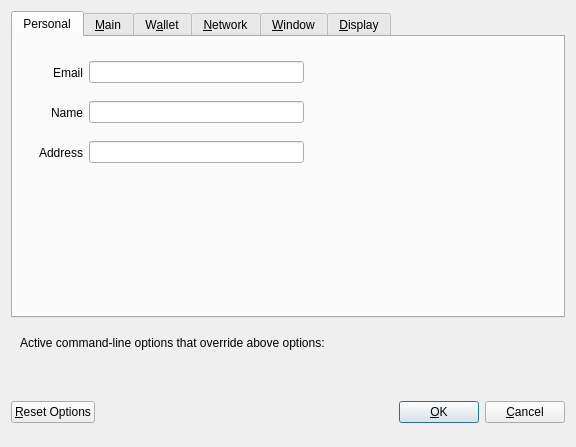
<?xml version="1.0" encoding="UTF-8"?>
<ui version="4.0">
 <class>OptionsDialog</class>
 <widget class="QDialog" name="OptionsDialog">
  <property name="geometry">
   <rect>
    <x>0</x>
    <y>0</y>
    <width>576</width>
    <height>447</height>
   </rect>
  </property>
  <property name="windowTitle">
   <string>Options</string>
  </property>
  <property name="modal">
   <bool>true</bool>
  </property>
  <layout class="QVBoxLayout" name="verticalLayout">
   <item>
    <widget class="QTabWidget" name="tabWidget">
     <property name="currentIndex">
      <number>0</number>
     </property>
     <widget class="QWidget" name="tabKYC">
      <attribute name="title">
       <string>Personal</string>
      </attribute>
      <widget class="QWidget" name="horizontalLayoutWidget">
       <property name="geometry">
        <rect>
         <x>10</x>
         <y>20</y>
         <width>281</width>
         <height>31</height>
        </rect>
       </property>
       <layout class="QHBoxLayout" name="horizontalLayout_2">
        <item>
         <widget class="QLabel" name="label">
          <property name="sizePolicy">
           <sizepolicy hsizetype="Maximum" vsizetype="Preferred">
            <horstretch>0</horstretch>
            <verstretch>0</verstretch>
           </sizepolicy>
          </property>
          <property name="minimumSize">
           <size>
            <width>60</width>
            <height>0</height>
           </size>
          </property>
          <property name="text">
           <string>Email</string>
          </property>
          <property name="alignment">
           <set>Qt::AlignRight|Qt::AlignTrailing|Qt::AlignVCenter</set>
          </property>
         </widget>
        </item>
        <item>
         <widget class="QLineEdit" name="EditEmail">
          <property name="sizePolicy">
           <sizepolicy hsizetype="Preferred" vsizetype="Fixed">
            <horstretch>0</horstretch>
            <verstretch>0</verstretch>
           </sizepolicy>
          </property>
          <property name="inputMask">
           <string/>
          </property>
          <property name="text">
           <string/>
          </property>
         </widget>
        </item>
       </layout>
      </widget>
      <widget class="QWidget" name="horizontalLayoutWidget_2">
       <property name="geometry">
        <rect>
         <x>10</x>
         <y>60</y>
         <width>281</width>
         <height>31</height>
        </rect>
       </property>
       <layout class="QHBoxLayout" name="horizontalLayout_4">
        <item>
         <widget class="QLabel" name="label_2">
          <property name="sizePolicy">
           <sizepolicy hsizetype="Maximum" vsizetype="Preferred">
            <horstretch>0</horstretch>
            <verstretch>0</verstretch>
           </sizepolicy>
          </property>
          <property name="minimumSize">
           <size>
            <width>60</width>
            <height>0</height>
           </size>
          </property>
          <property name="text">
           <string>Name</string>
          </property>
          <property name="alignment">
           <set>Qt::AlignRight|Qt::AlignTrailing|Qt::AlignVCenter</set>
          </property>
         </widget>
        </item>
        <item>
         <widget class="QLineEdit" name="EditFIO">
          <property name="sizePolicy">
           <sizepolicy hsizetype="Preferred" vsizetype="Fixed">
            <horstretch>0</horstretch>
            <verstretch>0</verstretch>
           </sizepolicy>
          </property>
          <property name="minimumSize">
           <size>
            <width>0</width>
            <height>0</height>
           </size>
          </property>
          <property name="inputMask">
           <string/>
          </property>
          <property name="text">
           <string/>
          </property>
         </widget>
        </item>
       </layout>
      </widget>
      <widget class="QWidget" name="horizontalLayoutWidget_3">
       <property name="geometry">
        <rect>
         <x>10</x>
         <y>100</y>
         <width>281</width>
         <height>31</height>
        </rect>
       </property>
       <layout class="QHBoxLayout" name="horizontalLayout_5">
        <item>
         <widget class="QLabel" name="label_4">
          <property name="sizePolicy">
           <sizepolicy hsizetype="Maximum" vsizetype="Preferred">
            <horstretch>0</horstretch>
            <verstretch>0</verstretch>
           </sizepolicy>
          </property>
          <property name="minimumSize">
           <size>
            <width>60</width>
            <height>0</height>
           </size>
          </property>
          <property name="layoutDirection">
           <enum>Qt::LeftToRight</enum>
          </property>
          <property name="text">
           <string>Address</string>
          </property>
          <property name="alignment">
           <set>Qt::AlignRight|Qt::AlignTrailing|Qt::AlignVCenter</set>
          </property>
         </widget>
        </item>
        <item>
         <widget class="QLineEdit" name="EditAddress">
          <property name="sizePolicy">
           <sizepolicy hsizetype="Preferred" vsizetype="Fixed">
            <horstretch>0</horstretch>
            <verstretch>0</verstretch>
           </sizepolicy>
          </property>
          <property name="inputMask">
           <string/>
          </property>
          <property name="text">
           <string/>
          </property>
         </widget>
        </item>
       </layout>
      </widget>
     </widget>
     <widget class="QWidget" name="tabMain">
      <attribute name="title">
       <string>&amp;Main</string>
      </attribute>
      <layout class="QVBoxLayout" name="verticalLayout_Main">
       <item>
        <widget class="QCheckBox" name="bitcoinAtStartup">
         <property name="toolTip">
          <string>Automatically start Anker after logging in to the system.</string>
         </property>
         <property name="text">
          <string>&amp;Start Anker on system login</string>
         </property>
         <property name="checked">
          <bool>true</bool>
         </property>
        </widget>
       </item>
       <item>
        <layout class="QHBoxLayout" name="horizontalLayout_2_Main">
         <item>
          <widget class="QLabel" name="databaseCacheLabel">
           <property name="text">
            <string>Size of &amp;database cache</string>
           </property>
           <property name="textFormat">
            <enum>Qt::PlainText</enum>
           </property>
           <property name="buddy">
            <cstring>databaseCache</cstring>
           </property>
          </widget>
         </item>
         <item>
          <widget class="QSpinBox" name="databaseCache"/>
         </item>
         <item>
          <widget class="QLabel" name="databaseCacheUnitLabel">
           <property name="text">
            <string>MB</string>
           </property>
           <property name="textFormat">
            <enum>Qt::PlainText</enum>
           </property>
          </widget>
         </item>
         <item>
          <spacer name="horizontalSpacer_2_Main">
           <property name="orientation">
            <enum>Qt::Horizontal</enum>
           </property>
           <property name="sizeHint" stdset="0">
            <size>
             <width>40</width>
             <height>20</height>
            </size>
           </property>
          </spacer>
         </item>
        </layout>
       </item>
       <item>
        <layout class="QHBoxLayout" name="horizontalLayout_3_Main">
         <item>
          <widget class="QLabel" name="threadsScriptVerifLabel">
           <property name="text">
            <string>Number of script &amp;verification threads</string>
           </property>
           <property name="textFormat">
            <enum>Qt::PlainText</enum>
           </property>
           <property name="buddy">
            <cstring>threadsScriptVerif</cstring>
           </property>
          </widget>
         </item>
         <item>
          <widget class="QSpinBox" name="threadsScriptVerif">
           <property name="toolTip">
            <string>(0 = auto, &lt;0 = leave that many cores free)</string>
           </property>
          </widget>
         </item>
         <item>
          <spacer name="horizontalSpacer_3_Main">
           <property name="orientation">
            <enum>Qt::Horizontal</enum>
           </property>
           <property name="sizeHint" stdset="0">
            <size>
             <width>40</width>
             <height>20</height>
            </size>
           </property>
          </spacer>
         </item>
        </layout>
       </item>
       <item>
        <spacer name="verticalSpacer_2">
         <property name="orientation">
          <enum>Qt::Vertical</enum>
         </property>
         <property name="sizeHint" stdset="0">
          <size>
           <width>20</width>
           <height>40</height>
          </size>
         </property>
        </spacer>
       </item>
      </layout>
     </widget>
     <widget class="QWidget" name="tabWallet">
      <attribute name="title">
       <string>W&amp;allet</string>
      </attribute>
      <layout class="QVBoxLayout" name="verticalLayout_Wallet">
       <item>
        <layout class="QHBoxLayout" name="horizontalLayout_2_Wallet">
         <item>
          <widget class="QLabel" name="labelStakeSplitThresholdText">
           <property name="text">
            <string>Stake split threshold:</string>
           </property>
          </widget>
         </item>
         <item>
          <widget class="QSpinBox" name="spinBoxStakeSplitThreshold">
           <property name="minimum">
            <number>1</number>
           </property>
           <property name="maximum">
            <number>999999</number>
           </property>
          </widget>
         </item>
        </layout>
       </item>
       <item>
        <widget class="QGroupBox" name="groupBox">
         <property name="title">
          <string>Expert</string>
         </property>
         <layout class="QVBoxLayout" name="verticalLayout_2">
          <item>
           <widget class="QCheckBox" name="coinControlFeatures">
            <property name="toolTip">
             <string>Whether to show coin control features or not.</string>
            </property>
            <property name="text">
             <string>Enable coin &amp;control features</string>
            </property>
           </widget>
          </item>
          <item>
           <widget class="QCheckBox" name="showMasternodesTab">
            <property name="toolTip">
             <string>Show additional tab listing all your masternodes in first sub-tab&lt;br/&gt;and all masternodes on the network in second sub-tab.</string>
            </property>
            <property name="text">
             <string>Show Masternodes Tab</string>
            </property>
           </widget>
          </item>
         </layout>
        </widget>
       </item>
       <item>
        <spacer name="verticalSpacer_Wallet">
         <property name="orientation">
          <enum>Qt::Vertical</enum>
         </property>
         <property name="sizeHint" stdset="0">
          <size>
           <width>20</width>
           <height>40</height>
          </size>
         </property>
        </spacer>
       </item>
      </layout>
     </widget>
     <widget class="QWidget" name="tabNetwork">
      <attribute name="title">
       <string>&amp;Network</string>
      </attribute>
      <layout class="QVBoxLayout" name="verticalLayout_Network">
       <item>
        <widget class="QCheckBox" name="mapPortUpnp">
         <property name="toolTip">
          <string>Automatically open the Anker client port on the router. This only works when your router supports UPnP and it is enabled.</string>
         </property>
         <property name="text">
          <string>Map port using &amp;UPnP</string>
         </property>
        </widget>
       </item>
       <item>
        <widget class="QCheckBox" name="allowIncoming">
         <property name="toolTip">
          <string>Accept connections from outside</string>
         </property>
         <property name="text">
          <string>Allow incoming connections</string>
         </property>
        </widget>
       </item>
       <item>
        <widget class="QCheckBox" name="connectSocks">
         <property name="toolTip">
          <string>Connect to the Anker network through a SOCKS5 proxy.</string>
         </property>
         <property name="text">
          <string>&amp;Connect through SOCKS5 proxy (default proxy):</string>
         </property>
        </widget>
       </item>
       <item>
        <layout class="QHBoxLayout" name="horizontalLayout_1_Network">
         <item>
          <widget class="QLabel" name="proxyIpLabel">
           <property name="text">
            <string>Proxy &amp;IP:</string>
           </property>
           <property name="textFormat">
            <enum>Qt::PlainText</enum>
           </property>
           <property name="buddy">
            <cstring>proxyIp</cstring>
           </property>
          </widget>
         </item>
         <item>
          <widget class="QValidatedLineEdit" name="proxyIp">
           <property name="minimumSize">
            <size>
             <width>140</width>
             <height>0</height>
            </size>
           </property>
           <property name="maximumSize">
            <size>
             <width>140</width>
             <height>16777215</height>
            </size>
           </property>
           <property name="toolTip">
            <string>IP address of the proxy (e.g. IPv4: 127.0.0.1 / IPv6: ::1)</string>
           </property>
          </widget>
         </item>
         <item>
          <widget class="QLabel" name="proxyPortLabel">
           <property name="text">
            <string>&amp;Port:</string>
           </property>
           <property name="textFormat">
            <enum>Qt::PlainText</enum>
           </property>
           <property name="buddy">
            <cstring>proxyPort</cstring>
           </property>
          </widget>
         </item>
         <item>
          <widget class="QLineEdit" name="proxyPort">
           <property name="minimumSize">
            <size>
             <width>55</width>
             <height>0</height>
            </size>
           </property>
           <property name="maximumSize">
            <size>
             <width>55</width>
             <height>16777215</height>
            </size>
           </property>
           <property name="toolTip">
            <string>Port of the proxy (e.g. 9050)</string>
           </property>
          </widget>
         </item>
         <item>
          <spacer name="horizontalSpacer_1_Network">
           <property name="orientation">
            <enum>Qt::Horizontal</enum>
           </property>
           <property name="sizeHint" stdset="0">
            <size>
             <width>40</width>
             <height>20</height>
            </size>
           </property>
          </spacer>
         </item>
        </layout>
       </item>
       <item>
        <spacer name="verticalSpacer_Network">
         <property name="orientation">
          <enum>Qt::Vertical</enum>
         </property>
         <property name="sizeHint" stdset="0">
          <size>
           <width>20</width>
           <height>40</height>
          </size>
         </property>
        </spacer>
       </item>
      </layout>
     </widget>
     <widget class="QWidget" name="tabWindow">
      <attribute name="title">
       <string>&amp;Window</string>
      </attribute>
      <layout class="QVBoxLayout" name="verticalLayout_Window">
       <item>
        <widget class="QCheckBox" name="minimizeToTray">
         <property name="toolTip">
          <string>Show only a tray icon after minimizing the window.</string>
         </property>
         <property name="text">
          <string>&amp;Minimize to the tray instead of the taskbar</string>
         </property>
         <property name="checked">
          <bool>true</bool>
         </property>
        </widget>
       </item>
       <item>
        <widget class="QCheckBox" name="minimizeOnClose">
         <property name="toolTip">
          <string>Minimize instead of exit the application when the window is closed. When this option is enabled, the application will be closed only after selecting Quit in the menu.</string>
         </property>
         <property name="text">
          <string>M&amp;inimize on close</string>
         </property>
         <property name="checked">
          <bool>true</bool>
         </property>
        </widget>
       </item>
       <item>
        <spacer name="verticalSpacer_Window">
         <property name="orientation">
          <enum>Qt::Vertical</enum>
         </property>
         <property name="sizeHint" stdset="0">
          <size>
           <width>20</width>
           <height>40</height>
          </size>
         </property>
        </spacer>
       </item>
      </layout>
     </widget>
     <widget class="QWidget" name="tabDisplay">
      <attribute name="title">
       <string>&amp;Display</string>
      </attribute>
      <layout class="QVBoxLayout" name="verticalLayout_Display">
       <item>
        <layout class="QHBoxLayout" name="horizontalLayout_1_Display">
         <item>
          <widget class="QLabel" name="langLabel">
           <property name="text">
            <string>User Interface &amp;language:</string>
           </property>
           <property name="textFormat">
            <enum>Qt::PlainText</enum>
           </property>
           <property name="buddy">
            <cstring>lang</cstring>
           </property>
          </widget>
         </item>
         <item>
          <widget class="QValueComboBox" name="lang">
           <property name="toolTip">
            <string>The user interface language can be set here. This setting will take effect after restarting Anker.</string>
           </property>
          </widget>
         </item>
        </layout>
       </item>
       <item>
        <widget class="QLabel" name="label_3">
         <property name="toolTip">
          <string notr="true"/>
         </property>
         <property name="statusTip">
          <string notr="true"/>
         </property>
         <property name="whatsThis">
          <string notr="true"/>
         </property>
         <property name="accessibleName">
          <string notr="true"/>
         </property>
         <property name="text">
          <string>Language missing or translation incomplete? Help contributing translations here:
https://www.transifex.com/anker-project/anker-project-translations</string>
         </property>
         <property name="wordWrap">
          <bool>true</bool>
         </property>
         <property name="openExternalLinks">
          <bool>true</bool>
         </property>
         <property name="textInteractionFlags">
          <set>Qt::TextBrowserInteraction</set>
         </property>
        </widget>
       </item>
       <item>
        <layout class="QHBoxLayout" name="horizontalLayout_4_Display" stretch="0,0">
         <item>
          <widget class="QLabel" name="themeLabel">
           <property name="text">
            <string>User Interface Theme:</string>
           </property>
          </widget>
         </item>
         <item>
          <widget class="QValueComboBox" name="theme"/>
         </item>
        </layout>
       </item>
       <item>
        <widget class="Line" name="line">
         <property name="orientation">
          <enum>Qt::Horizontal</enum>
         </property>
        </widget>
       </item>
       <item>
        <layout class="QHBoxLayout" name="horizontalLayout_2_Display">
         <item>
          <widget class="QLabel" name="unitLabel">
           <property name="text">
            <string>&amp;Unit to show amounts in:</string>
           </property>
           <property name="textFormat">
            <enum>Qt::PlainText</enum>
           </property>
           <property name="buddy">
            <cstring>unit</cstring>
           </property>
          </widget>
         </item>
         <item>
          <widget class="QValueComboBox" name="unit">
           <property name="toolTip">
            <string>Choose the default subdivision unit to show in the interface and when sending coins.</string>
           </property>
          </widget>
         </item>
        </layout>
       </item>
       <item>
        <layout class="QHBoxLayout" name="horizontalLayout_5_Display">
         <item>
          <widget class="QLabel" name="digitsLabel">
           <property name="text">
            <string>Decimal digits</string>
           </property>
          </widget>
         </item>
         <item>
          <widget class="QValueComboBox" name="digits"/>
         </item>
        </layout>
       </item>
       <item>
        <widget class="QCheckBox" name="checkBoxHideZeroBalances">
         <property name="toolTip">
          <string>Hide empty balances</string>
         </property>
         <property name="layoutDirection">
          <enum>Qt::LeftToRight</enum>
         </property>
         <property name="text">
          <string>Hide empty balances</string>
         </property>
        </widget>
       </item>
       <item>
        <layout class="QHBoxLayout" name="horizontalLayout_3_Display">
         <item>
          <widget class="QLabel" name="thirdPartyTxUrlsLabel">
           <property name="toolTip">
            <string>Third party URLs (e.g. a block explorer) that appear in the transactions tab as context menu items. %s in the URL is replaced by transaction hash. Multiple URLs are separated by vertical bar |.</string>
           </property>
           <property name="text">
            <string>Third party transaction URLs</string>
           </property>
           <property name="buddy">
            <cstring>thirdPartyTxUrls</cstring>
           </property>
          </widget>
         </item>
         <item>
          <widget class="QLineEdit" name="thirdPartyTxUrls">
           <property name="toolTip">
            <string>Third party URLs (e.g. a block explorer) that appear in the transactions tab as context menu items. %s in the URL is replaced by transaction hash. Multiple URLs are separated by vertical bar |.</string>
           </property>
          </widget>
         </item>
        </layout>
       </item>
       <item>
        <spacer name="verticalSpacer">
         <property name="orientation">
          <enum>Qt::Vertical</enum>
         </property>
         <property name="sizeHint" stdset="0">
          <size>
           <width>20</width>
           <height>40</height>
          </size>
         </property>
        </spacer>
       </item>
      </layout>
     </widget>
    </widget>
   </item>
   <item>
    <widget class="QFrame" name="frame">
     <layout class="QVBoxLayout" name="verticalLayout_Bottom">
      <item>
       <layout class="QHBoxLayout" name="horizontalLayout_Bottom">
        <item>
         <widget class="QLabel" name="overriddenByCommandLineInfoLabel">
          <property name="text">
           <string>Active command-line options that override above options:</string>
          </property>
          <property name="textFormat">
           <enum>Qt::PlainText</enum>
          </property>
         </widget>
        </item>
        <item>
         <spacer name="horizontalSpacer_Bottom">
          <property name="orientation">
           <enum>Qt::Horizontal</enum>
          </property>
          <property name="sizeHint" stdset="0">
           <size>
            <width>40</width>
            <height>20</height>
           </size>
          </property>
         </spacer>
        </item>
       </layout>
      </item>
      <item>
       <widget class="QLabel" name="overriddenByCommandLineLabel">
        <property name="text">
         <string/>
        </property>
        <property name="textFormat">
         <enum>Qt::PlainText</enum>
        </property>
        <property name="wordWrap">
         <bool>true</bool>
        </property>
       </widget>
      </item>
     </layout>
    </widget>
   </item>
   <item>
    <layout class="QHBoxLayout" name="horizontalLayout_Buttons">
     <item>
      <widget class="QPushButton" name="resetButton">
       <property name="toolTip">
        <string>Reset all client options to default.</string>
       </property>
       <property name="text">
        <string>&amp;Reset Options</string>
       </property>
       <property name="autoDefault">
        <bool>false</bool>
       </property>
      </widget>
     </item>
     <item>
      <spacer name="horizontalSpacer_1">
       <property name="orientation">
        <enum>Qt::Horizontal</enum>
       </property>
       <property name="sizeHint" stdset="0">
        <size>
         <width>40</width>
         <height>48</height>
        </size>
       </property>
      </spacer>
     </item>
     <item>
      <widget class="QLabel" name="statusLabel">
       <property name="minimumSize">
        <size>
         <width>200</width>
         <height>0</height>
        </size>
       </property>
       <property name="font">
        <font>
         <weight>75</weight>
         <bold>true</bold>
        </font>
       </property>
       <property name="text">
        <string/>
       </property>
       <property name="textFormat">
        <enum>Qt::PlainText</enum>
       </property>
       <property name="wordWrap">
        <bool>true</bool>
       </property>
      </widget>
     </item>
     <item>
      <spacer name="horizontalSpacer_2">
       <property name="orientation">
        <enum>Qt::Horizontal</enum>
       </property>
       <property name="sizeHint" stdset="0">
        <size>
         <width>40</width>
         <height>48</height>
        </size>
       </property>
      </spacer>
     </item>
     <item>
      <widget class="QPushButton" name="okButton">
       <property name="text">
        <string>&amp;OK</string>
       </property>
       <property name="autoDefault">
        <bool>false</bool>
       </property>
       <property name="default">
        <bool>true</bool>
       </property>
      </widget>
     </item>
     <item>
      <widget class="QPushButton" name="cancelButton">
       <property name="text">
        <string>&amp;Cancel</string>
       </property>
       <property name="autoDefault">
        <bool>false</bool>
       </property>
      </widget>
     </item>
    </layout>
   </item>
  </layout>
 </widget>
 <customwidgets>
  <customwidget>
   <class>QValidatedLineEdit</class>
   <extends>QLineEdit</extends>
   <header>qvalidatedlineedit.h</header>
  </customwidget>
  <customwidget>
   <class>QValueComboBox</class>
   <extends>QComboBox</extends>
   <header>qvaluecombobox.h</header>
  </customwidget>
 </customwidgets>
 <resources/>
 <connections/>
</ui>
